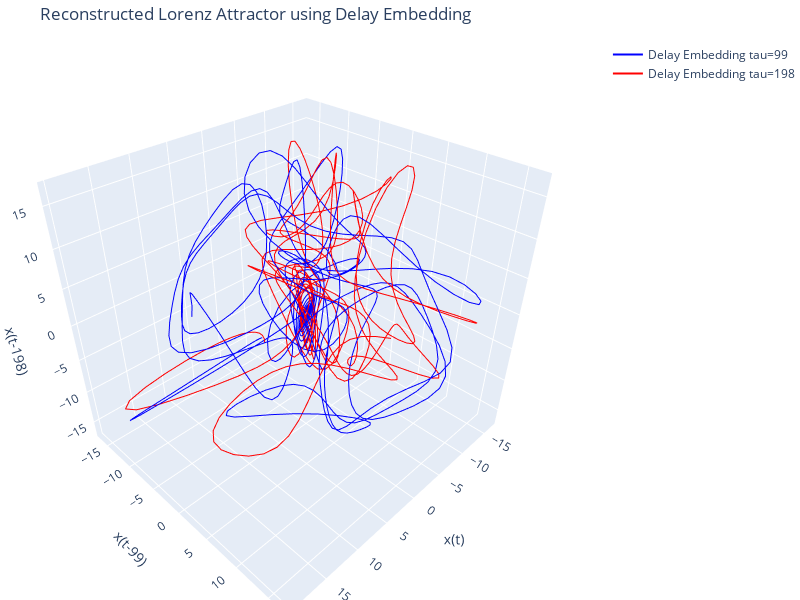

Notebook code cell kept with this figure:
### Code cell
import numpy as np
from sklearn.metrics import mutual_info_score
from scipy.integrate import solve_ivp
import plotly.graph_objs as go
import pysindy as ps

# Parameters for the Lorenz system
sigma = 10.0
rho = 28.0
beta = 8.0 / 3.0

# Lorenz system equations
def lorenz(t, state):
    x, y, z = state
    dxdt = sigma * (y - x)
    dydt = x * (rho - z) - y
    dzdt = x * y - beta * z
    return [dxdt, dydt, dzdt]

# Initial conditions and integration time
initial_state = [1.0, 1.0, 1.0]
t_span = (0, 25)  # Time interval
t_eval = np.linspace(t_span[0], t_span[1], 1000)  # Time points

# Solve the Lorenz system
sol = solve_ivp(lorenz, t_span, initial_state, t_eval=t_eval)
x = sol.y[0]

# Function to compute mutual information
def mutual_information(x, lag):
    n = len(x)
    return mutual_info_score(x[:n - lag], x[lag:])

# Compute mutual information for different lags
lags = np.arange(1, 100)
mutual_infos = [mutual_information(x, lag) for lag in lags]

# Find the lag where mutual information reaches its first minimum
tau = lags[np.argmin(mutual_infos)]
print(f"Optimal tau: {tau}")

# Function to create delay vectors
def delay_embedding(data, delay, dim):
    n = len(data)
    embedded_data = np.zeros((n - (dim - 1) * delay, dim))
    for i in range(dim):
        embedded_data[:, i] = data[i * delay:n - (dim - 1 - i) * delay]
    return embedded_data

# Create delay vectors using the optimal tau
embedding_dim = 3
embedded_data = delay_embedding(x, tau, embedding_dim)

# Delay vectors for 2*tau
embedded_data_2tau = delay_embedding(x, 2 * tau, embedding_dim)

# Create an interactive Plotly graph
fig = go.Figure()

# Add graph for tau
fig.add_trace(go.Scatter3d(
    x=embedded_data[:, 0],
    y=embedded_data[:, 1],
    z=embedded_data[:, 2],
    mode='lines',
    name=f'Delay Embedding tau={tau}',
    line=dict(color='blue', width=2)
))

# Add graph for 2*tau
fig.add_trace(go.Scatter3d(
    x=embedded_data_2tau[:, 0],
    y=embedded_data_2tau[:, 1],
    z=embedded_data_2tau[:, 2],
    mode='lines',
    name=f'Delay Embedding tau={2 * tau}',
    line=dict(color='red', width=2)
))

# Configure the layout of the graph
fig.update_layout(
    title="Reconstructed Lorenz Attractor using Delay Embedding",
    scene=dict(
        xaxis_title='x(t)',
        yaxis_title=f'x(t-{tau})',
        zaxis_title=f'x(t-{2*tau})'
    ),
    width=800,
    height=600,
    margin=dict(l=0, r=0, b=0, t=40)
)

# Display the graph
fig.show()

### Figure 1 — Plotly figure (JSON) as saved in the notebook; plotly's stock layout.template omitted (floating-point values rounded to 4 significant figures; data arrays with more than 128 entries replaced by an {"elided": "..."} marker saying what was removed)
{"data": [{"line": {"color": "blue", "width": 2}, "mode": "lines", "name": "Delay Embedding tau=99", "type": "scatter3d", "x": {"elided": "802 float values"}, "y": {"elided": "802 float values"}, "z": {"elided": "802 float values"}}, {"line": {"color": "red", "width": 2}, "mode": "lines", "name": "Delay Embedding tau=198", "type": "scatter3d", "x": {"elided": "604 float values"}, "y": {"elided": "604 float values"}, "z": {"elided": "604 float values"}}], "layout": {"height": 600, "margin": {"b": 0, "l": 0, "r": 0, "t": 40}, "scene": {"xaxis": {"title": {"text": "x(t)"}}, "yaxis": {"title": {"text": "x(t-99)"}}, "zaxis": {"title": {"text": "x(t-198)"}}}, "title": {"text": "Reconstructed Lorenz Attractor using Delay Embedding"}, "width": 800}}
